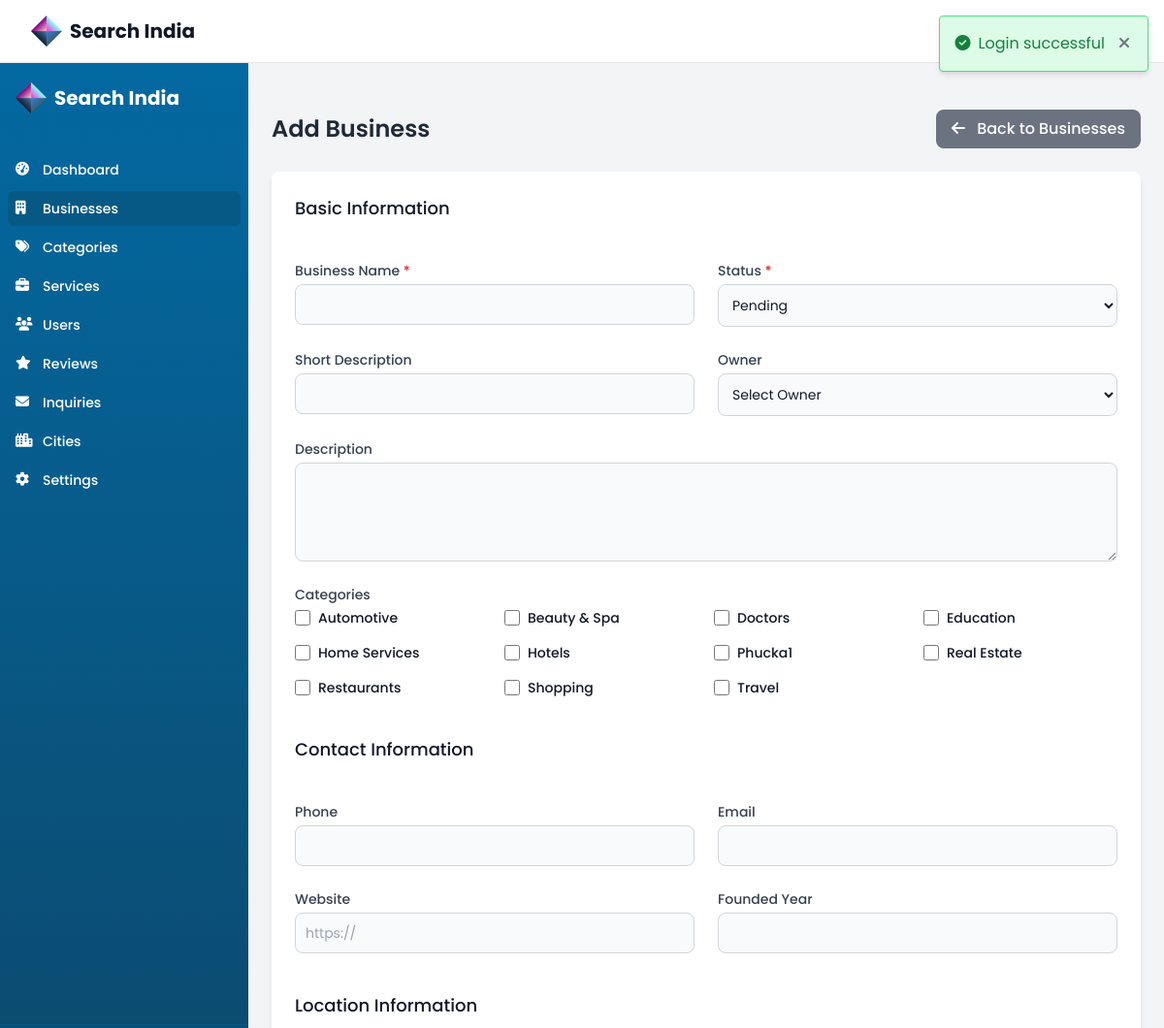
Screenshot of /justdial-admin/modules/businesses/add.php (signed in) with the database file from the repository.
### tables this page shows
CREATE TABLE `categories` (
  `id` int(11) NOT NULL,
  `name` varchar(100) NOT NULL,
  `slug` varchar(100) NOT NULL,
  `description` text DEFAULT NULL,
  `icon` varchar(255) DEFAULT NULL,
  `image` varchar(255) DEFAULT NULL,
  `parent_id` int(11) DEFAULT NULL,
  `status` enum('active','inactive') DEFAULT 'active',
  `featured` tinyint(1) DEFAULT 0,
  `sort_order` int(11) DEFAULT 0,
  `created_at` timestamp NOT NULL DEFAULT current_timestamp(),
  `updated_at` timestamp NOT NULL DEFAULT current_timestamp() ON UPDATE current_timestamp()
);

### justdial-admin/config/database.php (called while the page is built, shortened)
<?php
class Database {
    private $host = DB_HOST;
    private $user = DB_USER;
    private $pass = DB_PASS;
    private $dbname = DB_NAME;
    private $conn;
    private $stmt;
    public function __construct() {
        $dsn = 'mysql:host=' . $this->host . ';dbname=' . $this->dbname . ';charset=utf8mb4';
        $options = array(
            PDO::ATTR_PERSISTENT => true,
            PDO::ATTR_ERRMODE => PDO::ERRMODE_EXCEPTION,
            PDO::ATTR_DEFAULT_FETCH_MODE => PDO::FETCH_ASSOC,
            PDO::ATTR_EMULATE_PREPARES => false
        );
        try {
            $this->conn = new PDO($dsn, $this->user, $this->pass, $options);
        } catch(PDOException $e) {
            $this->error = $e->getMessage();
            echo 'Database Connection Error: ' . $this->error;
        }
    }
    public function query($sql) {
        $this->stmt = $this->conn->prepare($sql);
    }
    public function bind($param, $value, $type = null) {
        if(is_null($type)) {
            switch(true) {
                case is_int($value):
                    $type = PDO::PARAM_INT;
                    break;
            }
        }
        $this->stmt->bindValue($param, $value, $type);
    }
    public function execute() {
        return $this->stmt->execute();
    }
    public function resultSet() {
        $this->execute();
        return $this->stmt->fetchAll();
    }
}

### justdial-admin/config/functions.php (called while the page is built, shortened)
<?php
require_once 'database.php';
function db() {
    static $db = null;
    if ($db === null) {
        $db = new Database();
    }
    return $db;
}

### justdial-admin/modules/businesses/add.php (the view, shortened to what this page needs)
<?php
require_once '../../includes/header.php';
$db = db();
$db->query("SELECT * FROM categories WHERE status = 'active' ORDER BY name");
$categories = $db->resultSet();
?>
<div class="container px-6 mx-auto">
    <div class="flex justify-between items-center my-6">
        <h2 class="text-2xl font-semibold text-gray-800">Add Business</h2>
        <a href="index.php" class="bg-gray-500 hover:bg-gray-600 text-white font-medium py-2 px-4 rounded-lg transition-all duration-300">
            <i class="fa-solid fa-arrow-left mr-2"></i> Back to Businesses
        </a>
    </div>
    <div class="bg-white rounded-lg shadow-md overflow-hidden">
        <form method="POST" enctype="multipart/form-data" class="p-6">
            <div class="grid grid-cols-1 md:grid-cols-2 gap-6">
                <div class="md:col-span-2">
                    <h3 class="text-lg font-medium text-gray-900 mb-4">Basic Information</h3>
                </div>
                <div class="col-span-1">
                    <label for="name" class="block text-sm font-medium text-gray-700 mb-1">Business Name <span class="text-red-600">*</span></label>
                    <input type="text" id="name" name="name" class="bg-gray-50 border border-gray-300 text-gray-900 text-sm rounded-lg focus:ring-blue-500 focus:border-blue-500 block w-full p-2.5" required>
                </div>
                <div class="col-span-1">
                    <label for="status" class="block text-sm font-medium text-gray-700 mb-1">Status <span class="text-red-600">*</span></label>
                    <select id="status" name="status" class="bg-gray-50 border border-gray-300 text-gray-900 text-sm rounded-lg focus:ring-blue-500 focus:border-blue-500 block w-full p-2.5" required>
                        <option value="pending">Pending</option>
                    </select>
                </div>
                <div class="col-span-1">
                    <label for="short_description" class="block text-sm font-medium text-gray-700 mb-1">Short Description</label>
                    <input type="text" id="short_description" name="short_description" class="bg-gray-50 border border-gray-300 text-gray-900 text-sm rounded-lg focus:ring-blue-500 focus:border-blue-500 block w-full p-2.5" maxlength="255">
                </div>
                <div class="col-span-1">
                    <label for="owner_id" class="block text-sm font-medium text-gray-700 mb-1">Owner</label>
                    <select id="owner_id" name="owner_id" class="bg-gray-50 border border-gray-300 text-gray-900 text-sm rounded-lg focus:ring-blue-500 focus:border-blue-500 block w-full p-2.5">
                        <option value="">Select Owner</option>
                    </select>
                </div>
                <div class="md:col-span-2">
                    <label for="description" class="block text-sm font-medium text-gray-700 mb-1">Description</label>
                    <textarea id="description" name="description" rows="4" class="bg-gray-50 border border-gray-300 text-gray-900 text-sm rounded-lg focus:ring-blue-500 focus:border-blue-500 block w-full p-2.5"></textarea>
                </div>
                <div class="md:col-span-2">
                    <label class="block text-sm font-medium text-gray-700 mb-1">Categories</label>
                    <div class="grid grid-cols-2 md:grid-cols-4 gap-4">
                        <?php foreach ($categories as $category): ?>
                        <div class="flex items-center">
                            <input id="category-<?= $category['id'] ?>" name="categories[]" type="checkbox" value="<?= $category['id'] ?>" class="w-4 h-4 text-blue-600 bg-gray-100 border-gray-300 rounded focus:ring-blue-500">
                            <label for="category-<?= $category['id'] ?>" class="ml-2 text-sm font-medium text-gray-900"><?= $category['name'] ?></label>
                        </div>
                        <?php endforeach; ?>
                    </div>
                </div>
                <div class="md:col-span-2 mt-4">
                    <h3 class="text-lg font-medium text-gray-900 mb-4">Contact Information</h3>
                </div>
                <div class="col-span-1">
                    <label for="phone" class="block text-sm font-medium text-gray-700 mb-1">Phone</label>
                    <input type="text" id="phone" name="phone" class="bg-gray-50 border border-gray-300 text-gray-900 text-sm rounded-lg focus:ring-blue-500 focus:border-blue-500 block w-full p-2.5">
                </div>
                <div class="col-span-1">
                    <label for="email" class="block text-sm font-medium text-gray-700 mb-1">Email</label>
                    <input type="email" id="email" name="email" class="bg-gray-50 border border-gray-300 text-gray-900 text-sm rounded-lg focus:ring-blue-500 focus:border-blue-500 block w-full p-2.5">
                </div>
                <div class="col-span-1">
                    <label for="website" class="block text-sm font-medium text-gray-700 mb-1">Website</label>
                    <input type="url" id="website" name="website" class="bg-gray-50 border border-gray-300 text-gray-900 text-sm rounded-lg focus:ring-blue-500 focus:border-blue-500 block w-full p-2.5" placeholder="https://">
                </div>
                <div class="col-span-1">
                    <label for="founded_year" class="block text-sm font-medium text-gray-700 mb-1">Founded Year</label>
                    <input type="number" id="founded_year" name="founded_year" class="bg-gray-50 border border-gray-300 text-gray-900 text-sm rounded-lg focus:ring-blue-500 focus:border-blue-500 block w-full p-2.5" min="1900" max="<?= date('Y') ?>">
                </div>
                <div class="md:col-span-2 mt-4">
                    <h3 class="text-lg font-medium text-gray-900 mb-4">Location Information</h3>
                </div>
            </div>
        </form>
    </div>
</div>
<?php require_once '../../includes/footer.php'; ?>

### justdial-admin/assets/css/custom.css (style rules this page uses)
:root { --primary-color: #4f46e5; --primary-hover: #4338ca; --secondary-color: #10b981; --secondary-hover: #059669; --danger-color: #ef4444; --danger-hover: #dc2626; --warning-color: #f59e0b; --warning-hover: #d97706; --info-color: #3b82f6; --info-hover: #2563eb; --success-color: #10b981; --success-hover: #059669; --dark-color: #1f2937; --light-color: #f9fafb; --gray-color: #6b7280; --border-color: #e5e7eb; --sidebar-width: 16rem; --header-height: 4rem; --font-family: 'Poppins', sans-serif; }
body { font-family: var(--font-family); background-color: #f3f4f6; color: #374151; }

### rows the page displays
categories: name "Automotive"
categories: name "Beauty & Spa"
categories: name "Doctors"
categories: name "Education"
categories: name "Home Services"
categories: name "Hotels"
categories: name "Phucka1"
categories: name "Real Estate"
categories: name "Restaurants"
categories: name "Shopping"
categories: name "Travel"

### other values shown
APP_NAME "Search India"
$flashMessage['message'] "Login successful"
